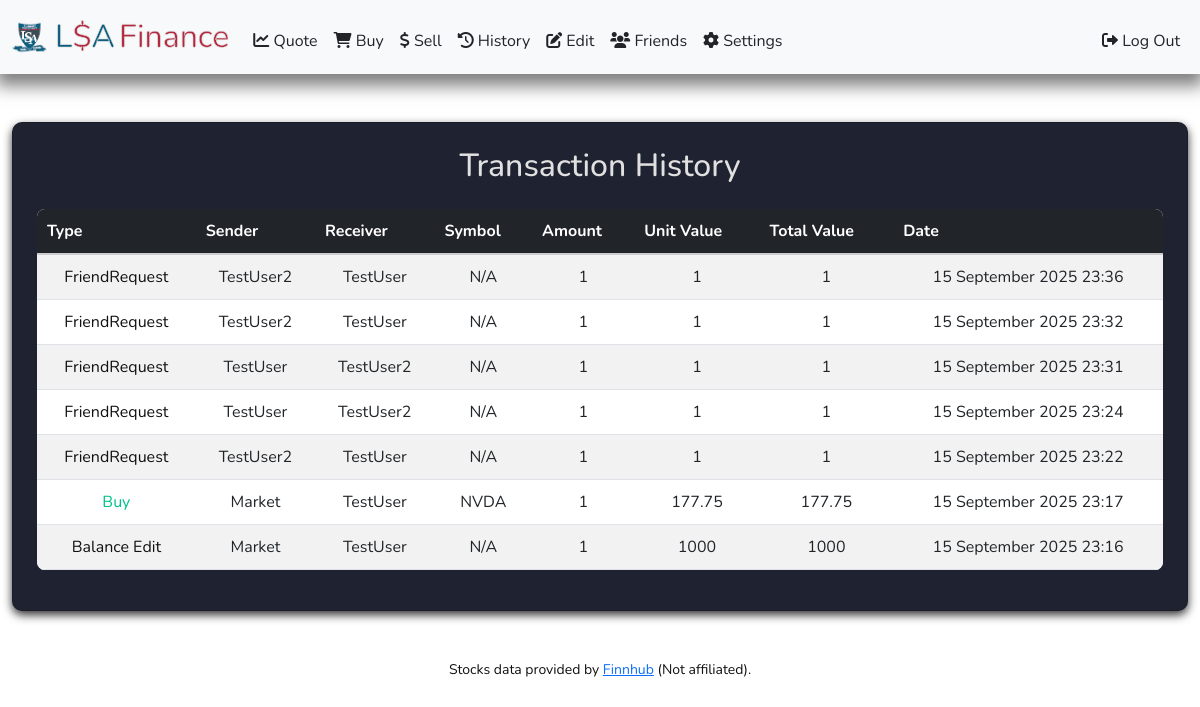
The app's page /history (signed in) with its own data.
### tables this page shows
CREATE TABLE history (
        id INTEGER PRIMARY KEY AUTOINCREMENT,
        type TEXT,
        sender_id INTEGER NOT NULL,
        receiver_id INTEGER NOT NULL,
        symbol TEXT NOT NULL,
        amount NUMERIC NOT NULL,
        unit_value NUMERIC NOT NULL,
        total_value NUMERIC NOT NULL,
        date_time TIMESTAMP DEFAULT CURRENT_TIMESTAMP,
        FOREIGN KEY (sender_id) REFERENCES users(id)
        FOREIGN KEY (receiver_id) REFERENCES users(id)
    );

CREATE TABLE users (
        id INTEGER PRIMARY KEY AUTOINCREMENT,
        first_name TEXT NOT NULL,
        last_name TEXT NOT NULL,
        username TEXT NOT NULL UNIQUE,
        hashed_password TEXT NOT NULL UNIQUE
    );

### app.py (the view)
@app.route("/history")
@login_required
@using_database
def history(connected):
    db = connected.cursor()
    history_rows = db.execute(
        "SELECT type, sender_id, receiver_id, symbol, amount, unit_value, total_value, date_time FROM history WHERE sender_id = ? OR receiver_id = ? ORDER BY date_time DESC",
        (session["user_id"], session["user_id"])
    ).fetchall()
    history_list = []
    for event in history_rows:
        event = list(event)
        sender_username = db.execute("SELECT username FROM users WHERE id = ?", [event[1]]).fetchone()
        receiver_username = db.execute("SELECT username FROM users WHERE id = ?", [event[2]]).fetchone()
        event[1] = sender_username[0] if sender_username else "Unknown"
        event[2] = receiver_username[0] if receiver_username else "Unknown"
        history_list.append(event)
    return render_template("history.html", history=history_list)

### helpers.py (called while the page is built)
def login_required(f):
    @wraps(f)
    def decorated_function(*args, **kwargs):
        if "user_id" not in session or session["user_id"] is None:
            return redirect("/login")
        return f(*args, **kwargs)
    return decorated_function

def using_database(function):
    @wraps(function)
    def decorated_function(*args, **kwargs):
        def get_db():
            if 'db' not in g:
                g.db = sqlite3.connect('database.db')
            return g.db
        def close_db(e=None):
            db = g.pop('db', None)
            if db is not None:
                db.close()
        db = get_db()
        try:
            return function(db, *args, **kwargs)
        finally:
            close_db()
    return decorated_function

### templates/history.html (shortened to what this page needs)
{% extends "layout.html" %}
{% block main %}
<div class="card p-4">
    <h2 class="mb-4">Transaction History</h2>
    <div class="table-responsive">
        <table class="table table-striped table-hover">
            <thead class="table-dark">
                <tr>
                    <th scope="col">Type</th>
                    <th scope="col">Sender</th>
                    <th scope="col">Receiver</th>
                    <th scope="col">Symbol</th>
                    <th scope="col">Amount</th>
                    <th scope="col">Unit Value</th>
                    <th scope="col">Total Value</th>
                    <th scope="col">Date</th>
                </tr>
            </thead>
            <tbody>
                {% for event in history %}
                    <tr>
                        {% for element in event %}
                            {% if loop.index0 == 0 %}
                                <td style="color: {% if element == 'Sell' %}#ff526d{% elif element == 'Buy' %}#00c288{% else %}inherit{% endif %};">
                                    {{ element }}
                                </td>
                            {% elif loop.index0 == event|length - 1 %}
                                <td class="friendly-date">{{ element }}</td>
                            {% else %}
                                <td>{{ element }}</td>
                            {% endif %}
                        {% endfor %}
                    </tr>
                {% endfor %}
            </tbody>
        </table>
    </div>
</div>
{% endblock %}

### static/styles.css (style rules this page uses)
body.light-mode { background-color: #ffffff; color: #111111; }
body { font-family: "Nunito", sans-serif; margin: 0; padding: 0; }
.card { background-color: #1f2230; color: #e0e0e0; border-radius: 10px; padding: 20px; box-shadow: 0 4px 10px rgba(0, 0, 0, 0.8); }
.table { width: 100%; border-collapse: collapse; border-radius: 8px; overflow: hidden; }
body.light-mode .table { color: #111111; background-color: #f5f5f5; }
.table th { font-weight: bold; padding: 10px; text-align: left; vertical-align: middle; }
body.light-mode .table th { border-bottom: 2px solid #ccc; }
.table td { padding: 10px; vertical-align: middle; }

### records on screen
history: type "FriendRequest", symbol "N/A"
users: username "TestUser2"
users: username "TestUser"
history: type "FriendRequest", symbol "N/A"
history: type "FriendRequest", symbol "N/A"
history: type "FriendRequest", symbol "N/A"
history: type "FriendRequest", symbol "N/A"
history: type "Buy", symbol "NVDA", unit_value "177.75", total_value "177.75"
users: username "Market"
history: type "Balance Edit", symbol "N/A", unit_value "1000", total_value "1000"

### other values on screen
{{ element }} "1" "1" "1" "1" "1" "1" "1" "1" "1" "1" "1" "1" "1" "1" "1" "1" "1"
